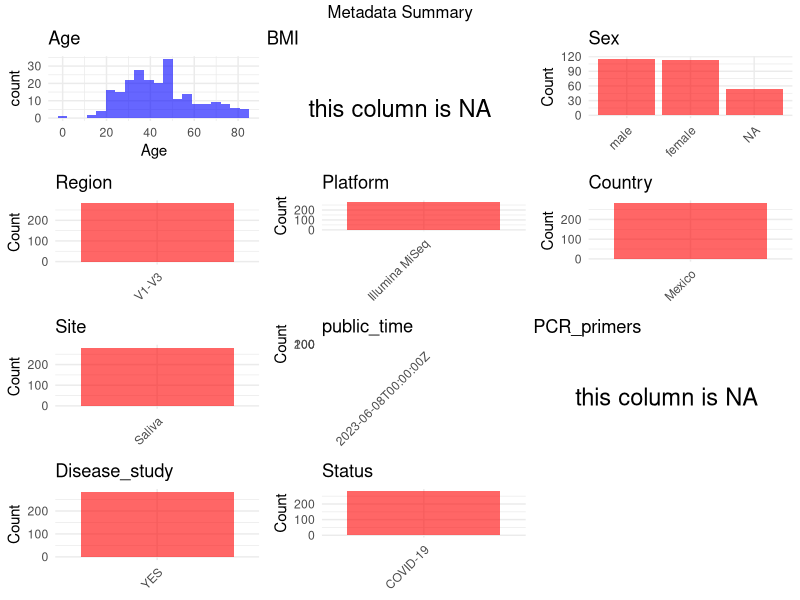

Write R code to recreate this figure.
## ---- chunk 1
# Load necessary libraries
library(dplyr)
library(ggplot2)
library(gridExtra)

# Set working directory (update this path to your local directory)
setwd("D:/oral_project/PRJNA896341")

# Read the initial metadata files
initial_meta<-read.csv("SraRunTable.csv",header = T)

# Combine the two metadata files
#meta <- rbind(initial_meta, initial_meta1)

#Remove entries non-oral samples
#initial_meta <- subset(initial_meta,isolate %in% c("saliva","tongue coat"))

# Check the number of samples containing "HT" in Sample.Name (e.g., healthy controls)
#nrow(subset(meta, grepl("HT", Sample.Name)))

# Display the first few rows of the metadata
head(initial_meta)
## ---- chunk 2
# Create a uniform metadata dataframe
metadata <- data.frame(
  BioProject = initial_meta$BioProject,
  Run = initial_meta$Run,
  sample_name = initial_meta$Sample.Name,
  Age = initial_meta$AGE,
  BMI = NA,
  Sex=initial_meta$sex,
  Region = "V1-V3",
  Platform = initial_meta$Instrument,
  Country = "Mexico",
  Site = initial_meta$tissue,
  public_time = initial_meta$ReleaseDate,
  stringsAsFactors = FALSE
)
## ---- chunk 3
# Add information obtained from the publication
metadata$PCR_primers <- NA
metadata$title <- "Diversity, composition, and networking of saliva microbiota distinguish the severity of COVID-19 episodes as revealed by an analysis of 16S rRNA variable V1-V3 region sequences"
metadata$Disease_study <- "YES"
# Assign disease status based on sample_name patterns
metadata$Status<- "COVID-19"
## ---- chunk 4
# Check the number of unique runs and sample names
print(paste("Number of unique runs:", length(unique(metadata$Run))))
print(paste("Number of unique sample names:", length(unique(metadata$sample_name))))
## ---- chunk 5
# Select columns for visualization
plot_data <- metadata %>%
  select(-BioProject, -Run, -sample_name, -title)

# Function to create simple plots for each column
create_simple_plots <- function(data) {
  plots <- list()
  
  for (col in colnames(data)) {
    # Check if the column is all NA
    if (all(is.na(data[[col]]))) {
      # Create an empty plot with text indicating all NA
      p <- ggplot() +
        annotate("text", x = 0.5, y = 0.5, label = "this column is NA", size = 6) +
        labs(title = col) +
        theme_void()
    } else if (is.numeric(data[[col]])) {
      # Numeric variable: histogram
      p <- ggplot(data, aes(x = .data[[col]])) +
        geom_histogram(fill = "blue", alpha = 0.6, bins = 20, na.rm = TRUE) +
        labs(title = col) +
        theme_minimal()
    } else {
      # Categorical variable: bar plot (remove NA values)
      count_data <- as.data.frame(table(data[[col]], useNA = "ifany"))
      p <- ggplot(count_data, aes(x = reorder(Var1, -Freq), y = Freq)) +
        geom_col(fill = "red", alpha = 0.6) +
        labs(title = col, x = NULL, y = "Count") +
        theme_minimal() +
        theme(axis.text.x = element_text(angle = 45, hjust = 1))
    }
    plots[[col]] <- p
  }
  
  return(plots)
}

# Generate and arrange plots
plots <- create_simple_plots(plot_data)
grid.arrange(grobs = plots, ncol = 3, top = "Metadata Summary")
## ---- chunk 6
# Reorder columns to match the desired format
metadata <- metadata[, c(
  "BioProject", "Run", "sample_name", "Age", "BMI", "Sex", 
  "Region", "Platform", "Country", "Site", "public_time", 
  "PCR_primers", "title", "Disease_study", "Status"
)]

# Export the uniform metadata to a CSV file
write.csv(metadata, file = "metadata.csv", quote = FALSE)
